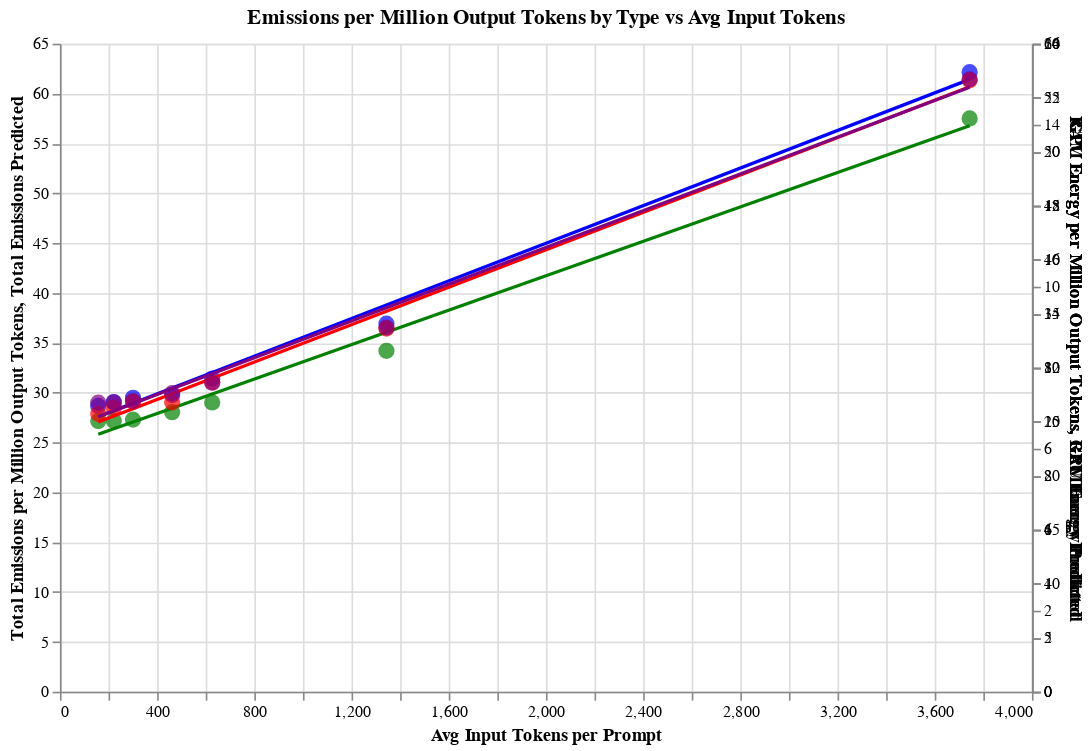

The notebook cell saved with this chart:
### Code cell
# Create a combined chart with overlays for all emission types
combined_chart = alt.layer(*charts).resolve_scale(
    y='independent'
).properties(
    title='Emissions per Million Output Tokens by Type vs Avg Input Tokens',
    width=600,  # Adjusted width for combined chart
    height=400  # Adjusted height for combined chart
)

combined_chart.show()

### Figure 1 — Vega-Lite specification as saved in the notebook (floating-point values rounded to 4 significant figures)
{"config": {"view": {"continuousWidth": 300, "continuousHeight": 300}}, "layer": [{"layer": [{"mark": {"type": "circle", "color": "blue", "size": 100}, "encoding": {"tooltip": [{"field": "Parameters (billions)", "type": "quantitative"}, {"field": "Total Emissions per Million Output Tokens", "type": "quantitative"}, {"field": "Avg Input Tokens per Prompt", "type": "quantitative"}, {"field": "Number of Examples", "type": "quantitative"}], "x": {"field": "Avg Input Tokens per Prompt", "type": "quantitative"}, "y": {"field": "Total Emissions per Million Output Tokens", "type": "quantitative"}}, "title": "Actual Total Emissions per Million Output Tokens"}, {"mark": {"type": "line", "color": "blue"}, "encoding": {"tooltip": [{"field": "Parameters (billions)", "type": "quantitative"}, {"field": "Total Emissions per Million Output Tokens", "type": "quantitative"}, {"field": "Avg Input Tokens per Prompt", "type": "quantitative"}, {"field": "Number of Examples", "type": "quantitative"}], "x": {"field": "Avg Input Tokens per Prompt", "type": "quantitative"}, "y": {"field": "Total Emissions Predicted", "type": "quantitative"}}}]}, {"layer": [{"mark": {"type": "circle", "color": "green", "size": 100}, "encoding": {"tooltip": [{"field": "Parameters (billions)", "type": "quantitative"}, {"field": "CPU Energy per Million Output Tokens", "type": "quantitative"}, {"field": "Avg Input Tokens per Prompt", "type": "quantitative"}, {"field": "Number of Examples", "type": "quantitative"}], "x": {"field": "Avg Input Tokens per Prompt", "type": "quantitative"}, "y": {"field": "CPU Energy per Million Output Tokens", "type": "quantitative"}}, "title": "Actual CPU Energy per Million Output Tokens"}, {"mark": {"type": "line", "color": "green"}, "encoding": {"tooltip": [{"field": "Parameters (billions)", "type": "quantitative"}, {"field": "CPU Energy per Million Output Tokens", "type": "quantitative"}, {"field": "Avg Input Tokens per Prompt", "type": "quantitative"}, {"field": "Number of Examples", "type": "quantitative"}], "x": {"field": "Avg Input Tokens per Prompt", "type": "quantitative"}, "y": {"field": "CPU Energy Predicted", "type": "quantitative"}}}]}, {"layer": [{"mark": {"type": "circle", "color": "red", "size": 100}, "encoding": {"tooltip": [{"field": "Parameters (billions)", "type": "quantitative"}, {"field": "GPU Energy per Million Output Tokens", "type": "quantitative"}, {"field": "Avg Input Tokens per Prompt", "type": "quantitative"}, {"field": "Number of Examples", "type": "quantitative"}], "x": {"field": "Avg Input Tokens per Prompt", "type": "quantitative"}, "y": {"field": "GPU Energy per Million Output Tokens", "type": "quantitative"}}, "title": "Actual GPU Energy per Million Output Tokens"}, {"mark": {"type": "line", "color": "red"}, "encoding": {"tooltip": [{"field": "Parameters (billions)", "type": "quantitative"}, {"field": "GPU Energy per Million Output Tokens", "type": "quantitative"}, {"field": "Avg Input Tokens per Prompt", "type": "quantitative"}, {"field": "Number of Examples", "type": "quantitative"}], "x": {"field": "Avg Input Tokens per Prompt", "type": "quantitative"}, "y": {"field": "GPU Energy Predicted", "type": "quantitative"}}}]}, {"layer": [{"mark": {"type": "circle", "color": "purple", "size": 100}, "encoding": {"tooltip": [{"field": "Parameters (billions)", "type": "quantitative"}, {"field": "RAM Energy per Million Output Tokens", "type": "quantitative"}, {"field": "Avg Input Tokens per Prompt", "type": "quantitative"}, {"field": "Number of Examples", "type": "quantitative"}], "x": {"field": "Avg Input Tokens per Prompt", "type": "quantitative"}, "y": {"field": "RAM Energy per Million Output Tokens", "type": "quantitative"}}, "title": "Actual RAM Energy per Million Output Tokens"}, {"mark": {"type": "line", "color": "purple"}, "encoding": {"tooltip": [{"field": "Parameters (billions)", "type": "quantitative"}, {"field": "RAM Energy per Million Output Tokens", "type": "quantitative"}, {"field": "Avg Input Tokens per Prompt", "type": "quantitative"}, {"field": "Number of Examples", "type": "quantitative"}], "x": {"field": "Avg Input Tokens per Prompt", "type": "quantitative"}, "y": {"field": "RAM Energy Predicted", "type": "quantitative"}}}]}], "data": {"name": "data-bb953e34cd6dae2d8830e811bb5a47ee"}, "height": 400, "resolve": {"scale": {"y": "independent"}}, "title": "Emissions per Million Output Tokens by Type vs Avg Input Tokens", "width": 600, "$schema": "https://vega.github.io/schema/vega-lite/v5.17.0.json", "datasets": {"data-bb953e34cd6dae2d8830e811bb5a47ee": [{"Parameters (billions)": 70, "Number of Examples": 1, "Total Output Tokens": 4616.0, "Total Input Tokens": 39420.0, "Avg Input Tokens per Prompt": 157.7, "Total Emissions per Million Output Tokens": 28.67, "CPU Energy per Million Output Tokens": 6.682, "GPU Energy per Million Output Tokens": 25.73, "RAM Energy per Million Output Tokens": 10.71, "Total Emissions Predicted": 27.6, "CPU Energy Predicted": 6.355, "GPU Energy Predicted": 24.97, "RAM Energy Predicted": 10.18}, {"Parameters (billions)": 70, "Number of Examples": 5, "Total Output Tokens": 4682.0, "Total Input Tokens": 55420.0, "Avg Input Tokens per Prompt": 221.7, "Total Emissions per Million Output Tokens": 29.06, "CPU Energy per Million Output Tokens": 6.688, "GPU Energy per Million Output Tokens": 26.3, "RAM Energy per Million Output Tokens": 10.72, "Total Emissions Predicted": 28.2, "CPU Energy Predicted": 6.491, "GPU Energy Predicted": 25.52, "RAM Energy Predicted": 10.4}, {"Parameters (billions)": 70, "Number of Examples": 10, "Total Output Tokens": 4698.0, "Total Input Tokens": 75160.0, "Avg Input Tokens per Prompt": 300.7, "Total Emissions per Million Output Tokens": 29.48, "CPU Energy per Million Output Tokens": 6.719, "GPU Energy per Million Output Tokens": 26.85, "RAM Energy per Million Output Tokens": 10.77, "Total Emissions Predicted": 28.95, "CPU Energy Predicted": 6.659, "GPU Energy Predicted": 26.21, "RAM Energy Predicted": 10.67}, {"Parameters (billions)": 70, "Number of Examples": 20, "Total Output Tokens": 4700.0, "Total Input Tokens": 115400.0, "Avg Input Tokens per Prompt": 461.7, "Total Emissions per Million Output Tokens": 29.76, "CPU Energy per Million Output Tokens": 6.903, "GPU Energy per Million Output Tokens": 26.79, "RAM Energy per Million Output Tokens": 11.06, "Total Emissions Predicted": 30.47, "CPU Energy Predicted": 7.001, "GPU Energy Predicted": 27.6, "RAM Energy Predicted": 11.22}, {"Parameters (billions)": 70, "Number of Examples": 30, "Total Output Tokens": 4697.0, "Total Input Tokens": 156700.0, "Avg Input Tokens per Prompt": 626.7, "Total Emissions per Million Output Tokens": 31.41, "CPU Energy per Million Output Tokens": 7.144, "GPU Energy per Million Output Tokens": 28.65, "RAM Energy per Million Output Tokens": 11.45, "Total Emissions Predicted": 32.02, "CPU Energy Predicted": 7.352, "GPU Energy Predicted": 29.03, "RAM Energy Predicted": 11.78}, {"Parameters (billions)": 70, "Number of Examples": 70, "Total Output Tokens": 2794.0, "Total Input Tokens": 201500.0, "Avg Input Tokens per Prompt": 1344.0, "Total Emissions per Million Output Tokens": 36.92, "CPU Energy per Million Output Tokens": 8.417, "GPU Energy per Million Output Tokens": 33.62, "RAM Energy per Million Output Tokens": 13.49, "Total Emissions Predicted": 38.79, "CPU Energy Predicted": 8.875, "GPU Energy Predicted": 35.23, "RAM Energy Predicted": 14.22}, {"Parameters (billions)": 70, "Number of Examples": 210, "Total Output Tokens": 2792.0, "Total Input Tokens": 561500.0, "Avg Input Tokens per Prompt": 3744.0, "Total Emissions per Million Output Tokens": 62.15, "CPU Energy per Million Output Tokens": 14.16, "GPU Energy per Million Output Tokens": 56.62, "RAM Energy per Million Output Tokens": 22.68, "Total Emissions Predicted": 61.43, "CPU Energy Predicted": 13.97, "GPU Energy Predicted": 56.01, "RAM Energy Predicted": 22.39}]}}
